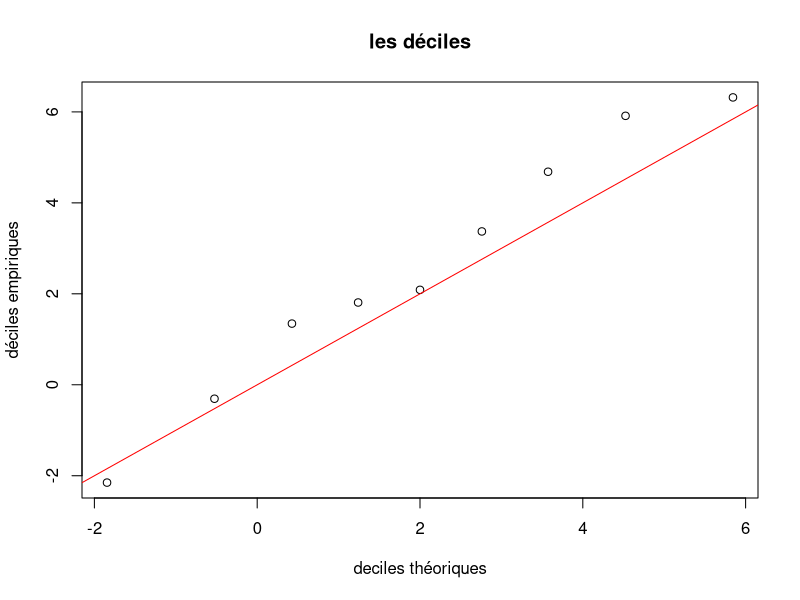
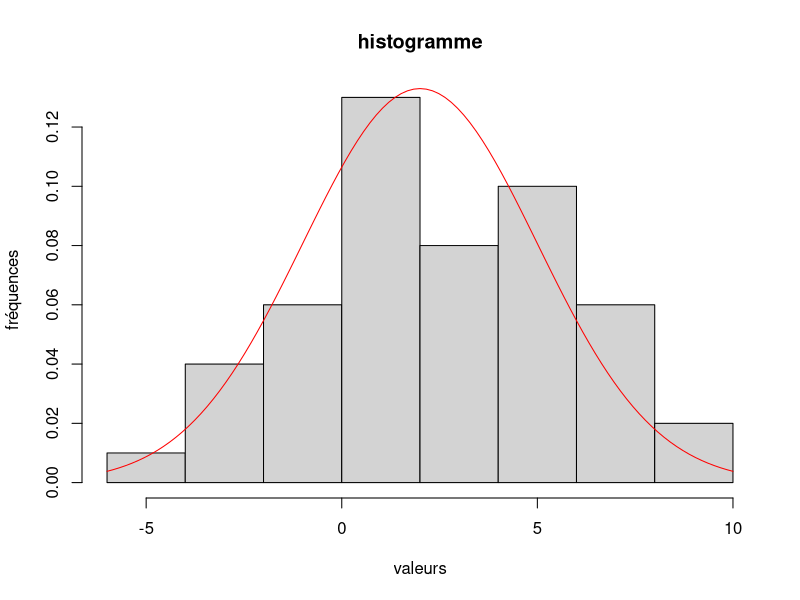
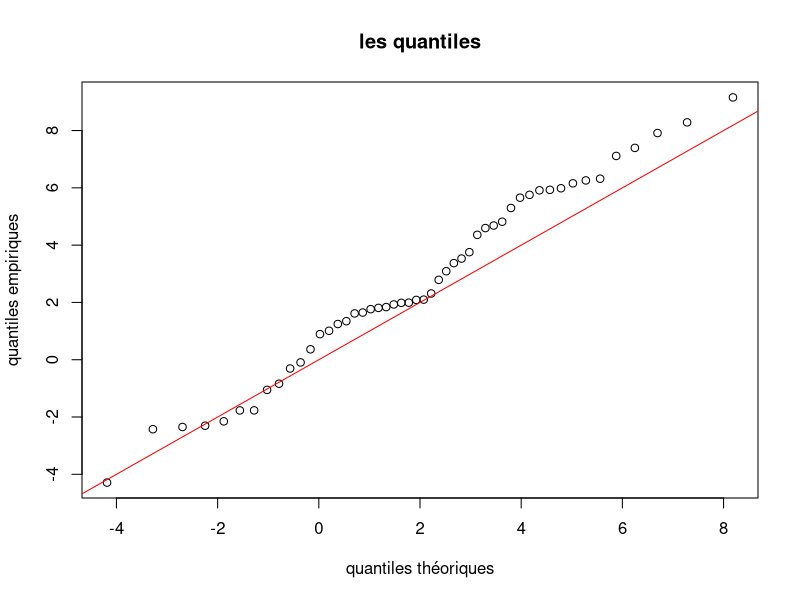
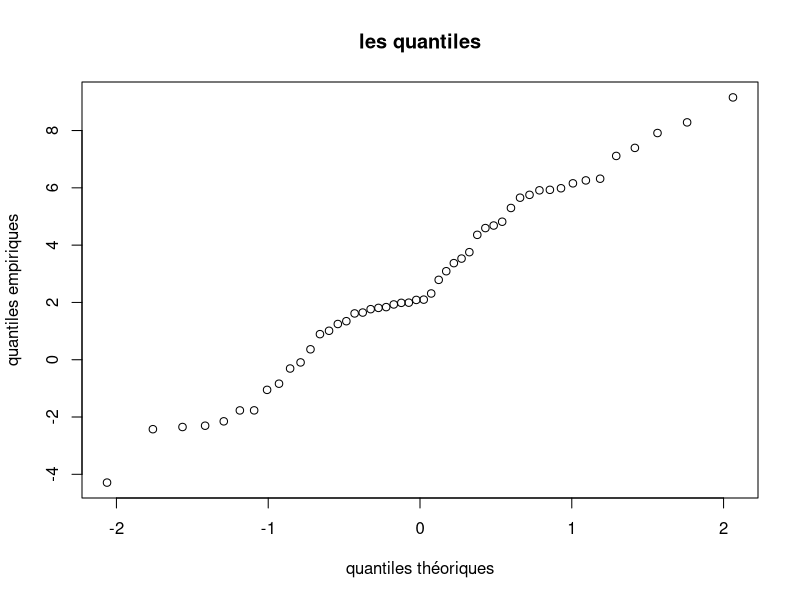

The R source for these figures, in order: (Note: this script raises an error after producing the figures.)
# Dans cette partie X est une variable al ́eatoire de loi N (2, 4).

# Exercice 1 : quantiles empiriques ou th ́eoriques
# Le quantile empirique d’ordre α d’un  ́echantillon de n tirages ind ́ependants x1, x2, ..., xn de X est la
# valeur pour laquelle, la proportion des xi qui se trouvent inf ́erieurs ou  ́egaux `a cette valeur, vaut α. Le
# quantile th ́eorique d’ordre α appel ́e quantile (et calcul ́e par la fonction de quantile qnorm()) est la valeur
# telle que la probabilit ́e que X soit inf ́erieur ou  ́egal `a cette valeur, vaille α

# 1. Simuler un  ́echantillon de taille n = 50 de X et l’affecter `a x.

mu <- 2
sigma <- 3
n <- 50

x <- rnorm(n, mu, sigma)

# 2. Calculer les quantiles empiriques d’ordre 10%, 20%, ..., 90% de x (appel ́es aussi les d ́eciles empiriques
# car ils permettent de couper l’ ́echantillon en dix) `a l’aide de la fonction quantile() et en utilisant
# l’option type=1.

demp <- quantile(x, probs = seq(0.1, 0.9, 0.1), type = 1)

# 3. Calculer les quantiles th ́eoriques d’ordre 10%, 20%, ..., 90% de X `a l’aide de la fonction qnorm()

dtheo <- qnorm(seq(0.1, 0.9, 0.1), mu, sigma)

# 4. Faire un graphe des 9 points d’abscisses les d ́eciles et d’ordonn ́ees les d ́eciles empiriques. Ajouter
# la droite y = x. Commentaire

plot(dtheo, demp, main = "les déciles", xlab = "deciles théoriques", ylab = "déciles empiriques")
abline(0, 1, col = "red")

# 5. Faire un histogramme des observations tir ́ees et y superposer la densit ́e de la loi N (2, 4). Commen-
# taire.

hist(x, main = "histogramme", xlab = "valeurs", ylab = "fréquences", freq = FALSE)
curve(dnorm(x, mu, sigma), col = "red", add = TRUE)

# 6. Calculer les quantiles empiriques d’ordre 1/(n + 1), 2/(n + 1), ...., n/(n + 1) de x. Les comparer aux
# valeurs ordonn ́ees de l’ ́echantillon que l’on obtiendra avec la commande sort(x).

emp <- quantile(x, probs = seq(1 / (n + 1), n / (n + 1), 1 / (n + 1)), type = 1)
sort(x)

# 7. Calculer les quantiles th ́eoriques d’ordre 1/(n + 1), 2/(n + 1), ...., n/(n + 1) de X et tracer les points
# d’abscisses quantiles th ́eoriques et ordonn ́ees quantiles empiriques. Y ajouter la droite y = x.

theo <- qnorm(seq(1 / (n + 1), n / (n + 1), 1 / (n + 1)), mu, sigma)
plot(theo, emp, main = "les quantiles", xlab = "quantiles théoriques", ylab = "quantiles empiriques")
abline(0, 1, col = "red")

# 8. Reprendre les quantiles th ́eoriques d’ordre 1/(n + 1), 2/(n + 1), ...., n/(n + 1) de la variable normale
# centr ́ee r ́eduite U , calcul ́es dans la question 4 du premier exercice 1. Faire un plot() des valeurs
# ordonn ́ees de l’ ́echantillon selon les quantiles th ́eoriques d’ordre 1/(n + 1), 2/(n + 1), ...., n/(n + 1)
# de la variable normale centr ́ee r ́eduite U . Y ajouter la droite d’ ́equation y = σx + μ pour μ = 2 et
# σ = 2. Cette droite s’appelle droite de Henry et permet d’appr ́ecier la normalit ́e d’un  ́echantillon
# x1, ..., xn. Plus les points sont proches de la droite plus l’hypoth`ese de normalit ́e faite sur la variable
# qui a g ́en ́er ́e ces observations est correcte.

qtheoc <- qnorm(seq(1 / (n + 1), n / (n + 1), 1 / (n + 1)), 0, 1)
plot(qtheoc, sort(x), main = "les quantiles", xlab = "quantiles théoriques", ylab = "quantiles empiriques")
abline(mu, )
abline(0, 1, col = "red")
abline(2, 2, col = "blue")
